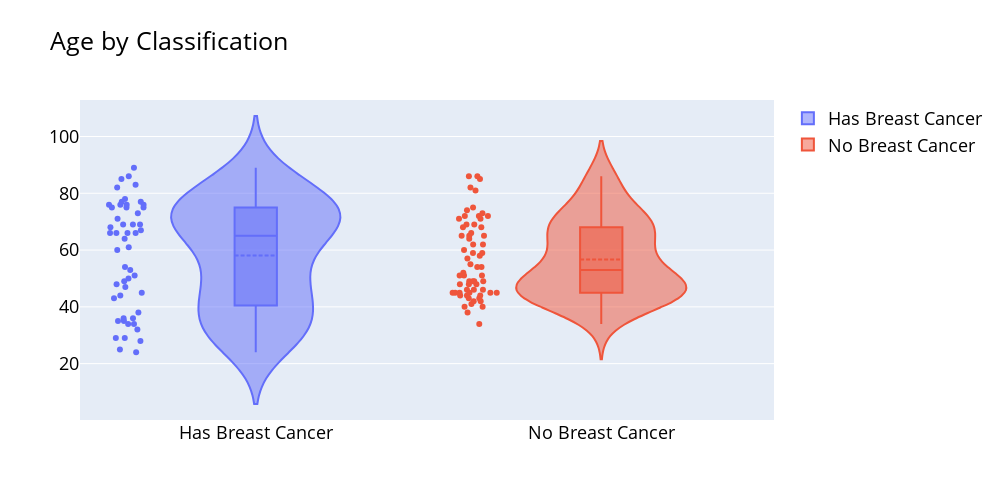
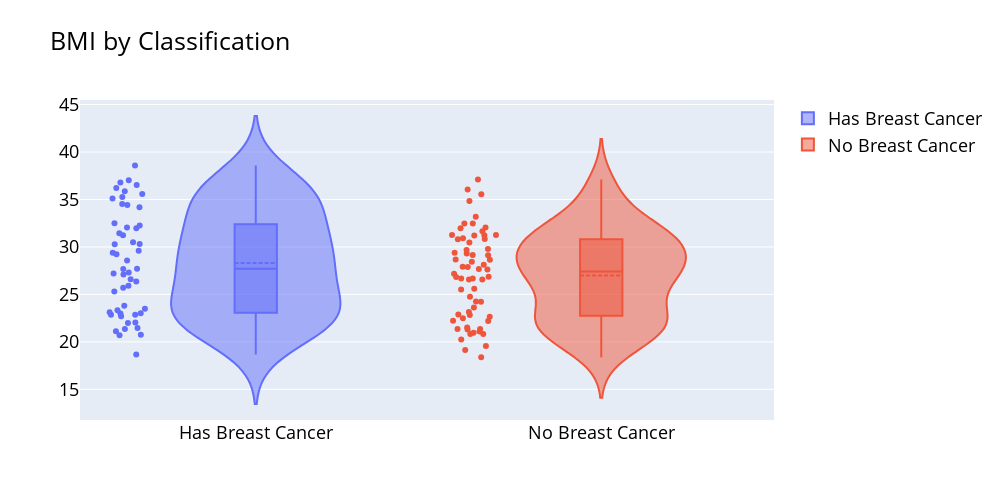
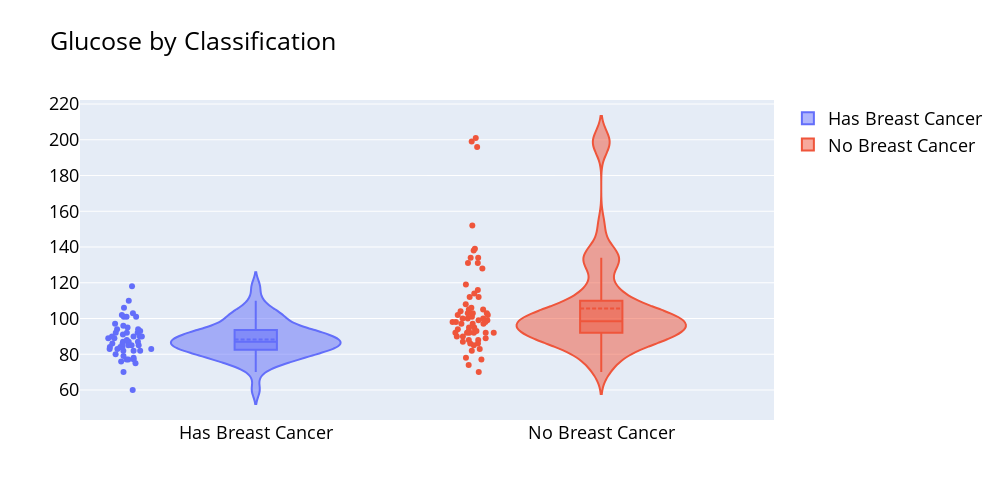
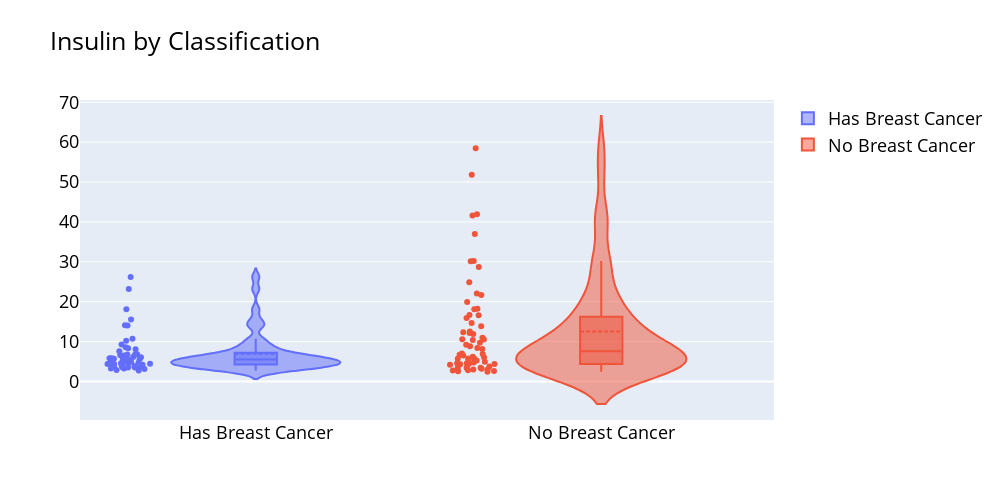

Notebook code for these charts, in order:
### Markdown cell above
### Box Plots

### Code cell
import plotly.graph_objects as go

# We're labeling the classes 1 and 2 as "Has Breast Cancer" and "No Breast Cancer"
class_labels = {1: "No Breast Cancer", 2: "Has Breast Cancer"}

for column in columns:
    fig = go.Figure()
    for label in class_labels:
        fig.add_trace(go.Violin(
            y=data[data['Classification'] == label][column],
            name=class_labels[label],
            box_visible=True,
            meanline_visible=True,
            points='all'
        ))
    fig.update_layout(
        title=f'{column} by Classification',
        autosize=False,
        width=1000,
        height=500,
        font=dict(size=18, color="black")
    )
    fig.show()

### Figure 1 — Plotly figure (JSON) as saved in the notebook; plotly's stock layout.template omitted (floating-point values rounded to 4 significant figures)
{"data": [{"box": {"visible": true}, "meanline": {"visible": true}, "name": "Has Breast Cancer", "points": "all", "type": "violin", "y": [48, 83, 82, 68, 86, 49, 89, 76, 73, 75, 34, 29, 25, 24, 38, 44, 47, 61, 64, 32, 36, 34, 29, 35, 54, 45, 50, 66, 35, 36, 66, 53, 28, 43, 51, 67, 66, 69, 60, 77, 76, 76, 75, 69, 71, 66, 75, 78, 69, 85, 76, 77]}, {"box": {"visible": true}, "meanline": {"visible": true}, "name": "No Breast Cancer", "points": "all", "type": "violin", "y": [45, 45, 49, 34, 42, 68, 51, 62, 38, 69, 49, 51, 59, 45, 54, 64, 46, 44, 45, 44, 51, 72, 46, 43, 55, 43, 86, 41, 59, 81, 48, 71, 42, 65, 48, 85, 48, 58, 40, 82, 52, 49, 60, 49, 44, 40, 71, 69, 74, 66, 65, 72, 57, 73, 45, 46, 68, 75, 54, 45, 62, 65, 72, 86]}], "layout": {"autosize": false, "font": {"color": "black", "size": 18}, "height": 500, "title": {"text": "Age by Classification"}, "width": 1000}}

### Figure 2 — Plotly figure (JSON) as saved in the notebook; plotly's stock layout.template omitted (floating-point values rounded to 4 significant figures)
{"data": [{"box": {"visible": true}, "meanline": {"visible": true}, "name": "Has Breast Cancer", "points": "all", "type": "violin", "y": [23.5, 20.69, 23.12, 21.37, 21.11, 22.85, 22.7, 23.8, 22.0, 23.0, 21.47, 23.01, 22.86, 18.67, 23.34, 20.76, 22.03, 32.04, 34.53, 36.51, 28.58, 31.98, 32.27, 30.28, 30.48, 37.04, 38.58, 31.45, 35.25, 34.17, 36.21, 36.79, 35.86, 34.42, 27.69, 29.61, 31.24, 35.09, 26.35, 35.59, 29.22, 27.2, 27.3, 32.5, 30.3, 27.7, 25.7, 25.3, 29.4, 26.6, 27.1, 25.9]}, {"box": {"visible": true}, "meanline": {"visible": true}, "name": "No Breast Cancer", "points": "all", "type": "violin", "y": [21.3, 20.83, 20.96, 24.24, 21.36, 21.08, 19.13, 22.66, 22.5, 21.51, 21.37, 22.89, 22.83, 23.14, 24.22, 22.22, 20.83, 19.56, 20.26, 24.74, 18.37, 23.62, 22.21, 26.56, 31.98, 31.25, 26.67, 26.67, 28.67, 31.64, 32.46, 25.51, 29.3, 29.67, 28.12, 27.69, 31.25, 29.15, 30.84, 31.22, 30.8, 32.46, 31.23, 29.78, 27.89, 27.64, 27.92, 28.44, 28.65, 26.56, 30.92, 29.14, 34.84, 37.11, 29.38, 33.18, 35.56, 30.48, 36.05, 26.85, 26.84, 32.05, 25.59, 27.18]}], "layout": {"autosize": false, "font": {"color": "black", "size": 18}, "height": 500, "title": {"text": "BMI by Classification"}, "width": 1000}}

### Figure 3 — Plotly figure (JSON) as saved in the notebook; plotly's stock layout.template omitted (floating-point values rounded to 4 significant figures)
{"data": [{"box": {"visible": true}, "meanline": {"visible": true}, "name": "Has Breast Cancer", "points": "all", "type": "violin", "y": [70, 92, 91, 77, 92, 92, 77, 118, 97, 83, 78, 82, 82, 88, 75, 86, 84, 85, 95, 87, 86, 87, 84, 84, 90, 83, 106, 90, 90, 80, 101, 101, 87, 89, 77, 79, 82, 101, 103, 76, 83, 94, 85, 93, 102, 90, 94, 60, 89, 96, 110, 85]}, {"box": {"visible": true}, "meanline": {"visible": true}, "name": "No Breast Cancer", "points": "all", "type": "violin", "y": [102, 74, 94, 92, 93, 102, 93, 92, 95, 112, 78, 103, 98, 116, 86, 98, 88, 114, 92, 106, 105, 105, 86, 101, 92, 103, 201, 97, 77, 100, 99, 112, 98, 85, 90, 196, 199, 139, 128, 100, 87, 134, 131, 70, 99, 103, 104, 108, 88, 89, 97, 83, 95, 134, 90, 92, 131, 152, 119, 92, 100, 97, 82, 138]}], "layout": {"autosize": false, "font": {"color": "black", "size": 18}, "height": 500, "title": {"text": "Glucose by Classification"}, "width": 1000}}

### Figure 4 — Plotly figure (JSON) as saved in the notebook; plotly's stock layout.template omitted (floating-point values rounded to 4 significant figures)
{"data": [{"box": {"visible": true}, "meanline": {"visible": true}, "name": "Has Breast Cancer", "points": "all", "type": "violin", "y": [2.707, 3.115, 4.498, 3.226, 3.549, 3.226, 4.69, 6.47, 3.35, 4.952, 3.469, 5.663, 4.09, 6.107, 5.782, 7.553, 2.869, 18.08, 4.427, 14.03, 4.345, 4.53, 5.81, 4.376, 5.537, 6.76, 6.703, 9.245, 6.817, 6.59, 15.53, 10.18, 8.576, 23.19, 3.855, 5.819, 4.181, 5.646, 5.138, 3.881, 5.376, 14.07, 5.197, 5.43, 8.34, 6.042, 8.079, 3.508, 10.7, 4.462, 26.21, 4.58]}, {"box": {"visible": true}, "meanline": {"visible": true}, "name": "No Breast Cancer", "points": "all", "type": "violin", "y": [13.85, 4.56, 12.3, 21.7, 2.999, 6.2, 4.364, 3.482, 5.261, 6.683, 2.64, 2.74, 6.862, 4.902, 3.73, 5.7, 3.42, 15.89, 3.44, 58.46, 6.03, 4.42, 36.94, 10.55, 16.64, 4.328, 41.61, 22.03, 3.188, 9.669, 28.68, 10.39, 4.172, 14.65, 2.54, 51.81, 12.16, 16.58, 41.89, 18.08, 30.21, 24.89, 30.13, 8.396, 9.208, 2.432, 18.2, 8.808, 3.012, 6.524, 10.49, 10.95, 12.55, 5.636, 4.713, 5.75, 8.15, 7.01, 11.91, 3.33, 4.53, 5.73, 2.82, 19.91]}], "layout": {"autosize": false, "font": {"color": "black", "size": 18}, "height": 500, "title": {"text": "Insulin by Classification"}, "width": 1000}}
